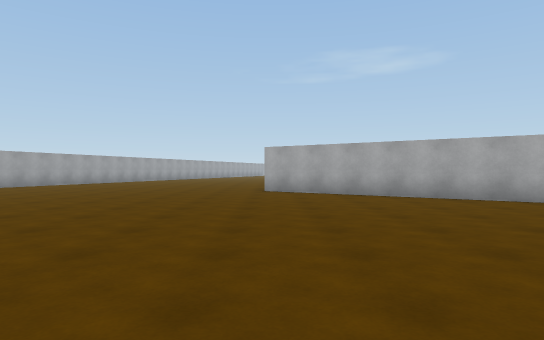
View 1 (above)

22 first-person views from a walk through a scene from a Unity 3-D project. The camera is 1.2 m above the floor, looks level and sees 75° across. The floor is counted in squares, 2 m on a side. Each view is taken from the middle of a square. On the plan, view 1 faces up. The plan holds only what a view shows up to about 10 squares ahead; the rest is blank. The place goes on beyond the plan. Surface patterns are stand-ins for the level's own textures.

View 2
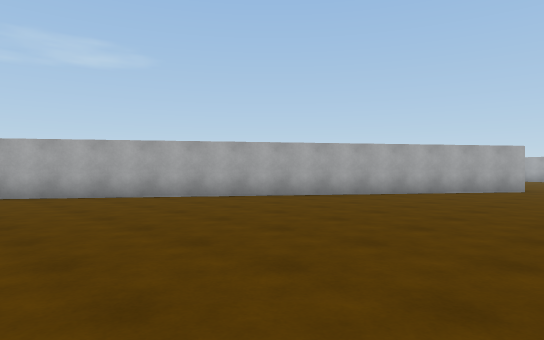

View 3
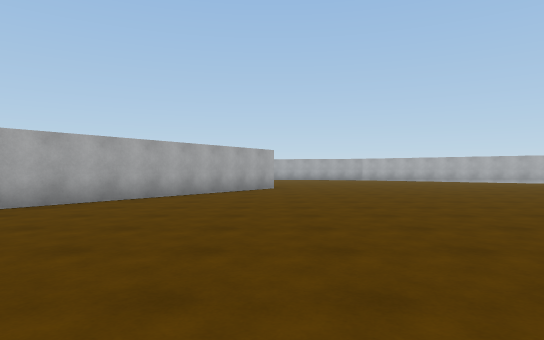

View 4
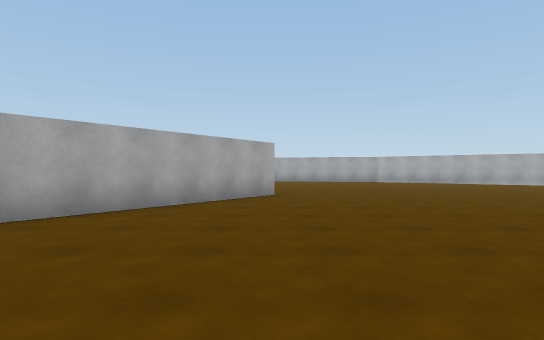

View 5
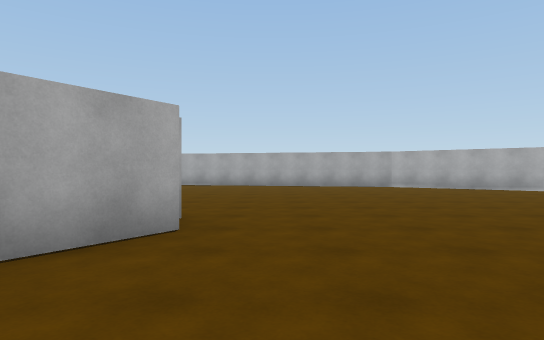

View 6
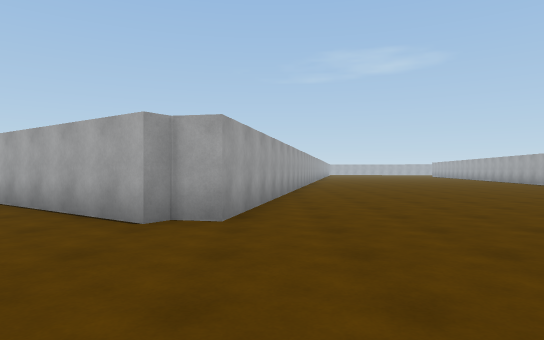

View 7
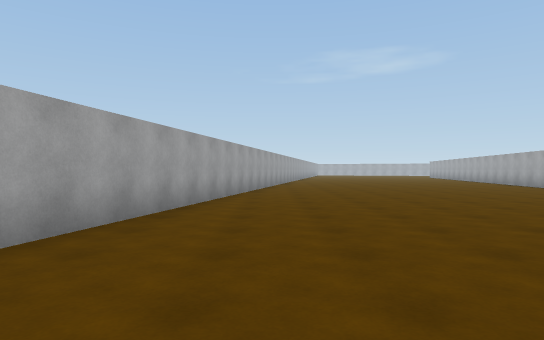

View 8
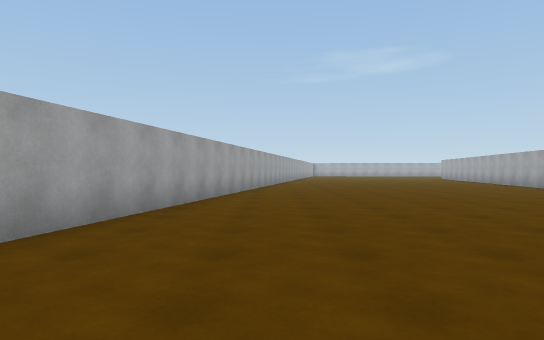

View 9
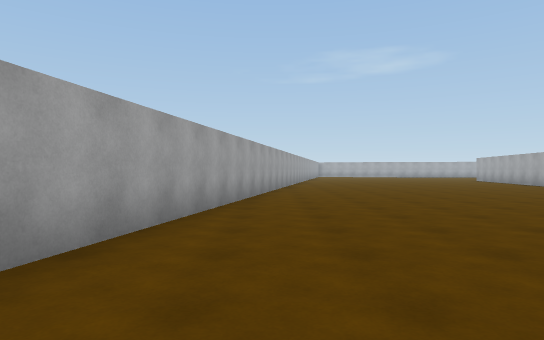

View 10
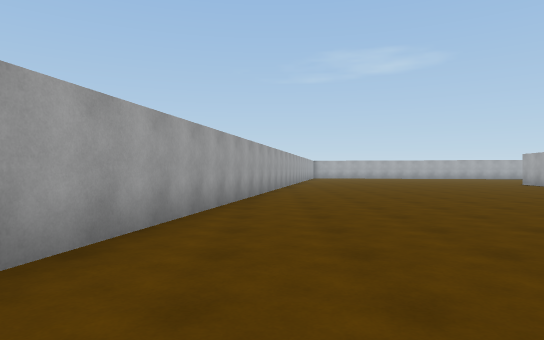

View 11
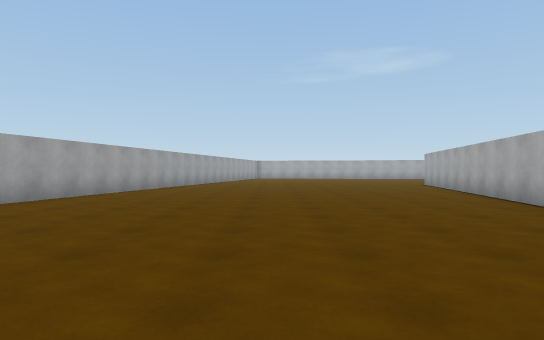

View 12
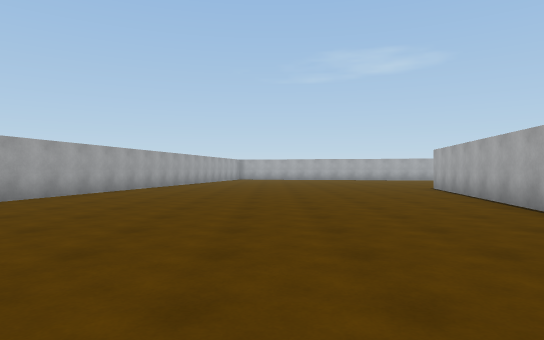

View 13
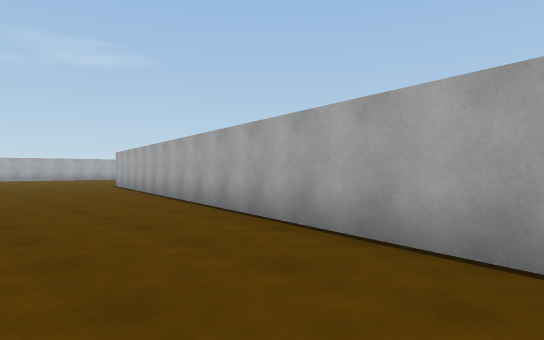

View 14
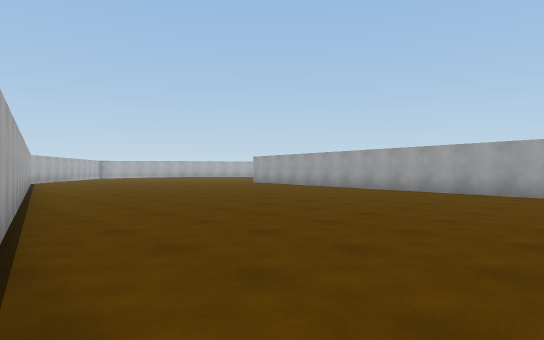

View 15
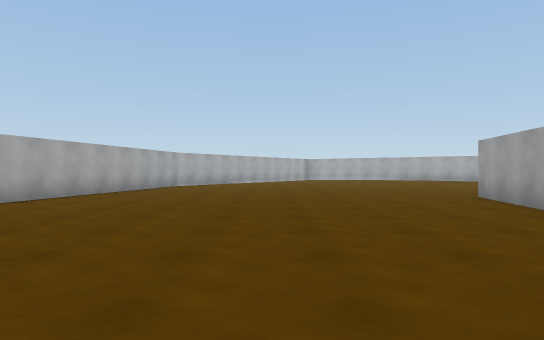

View 16
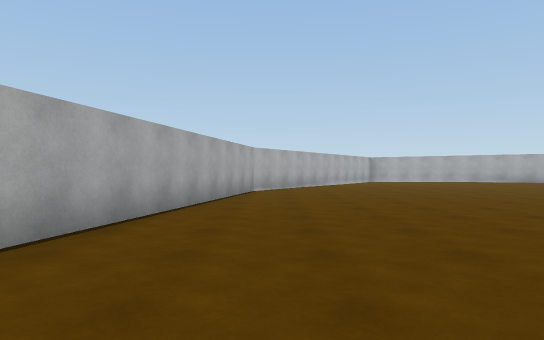

View 17
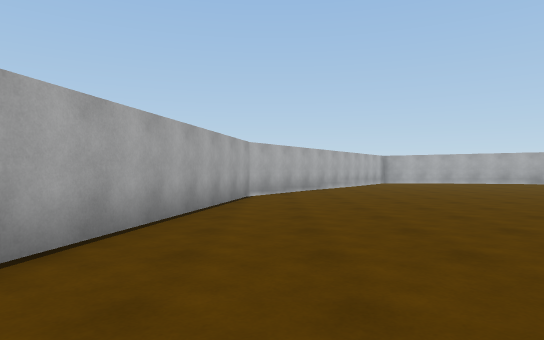

View 18
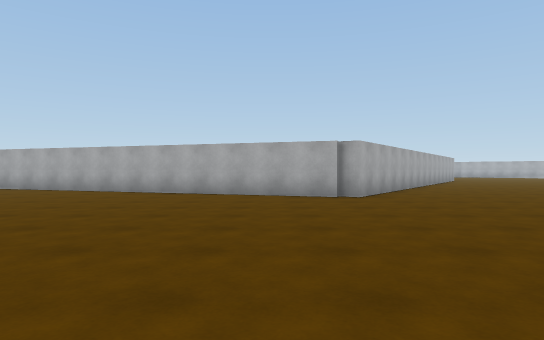

View 19
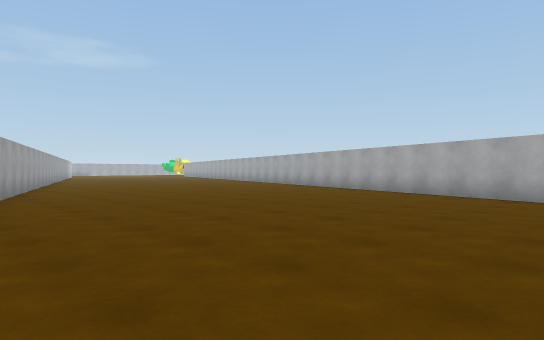

View 20
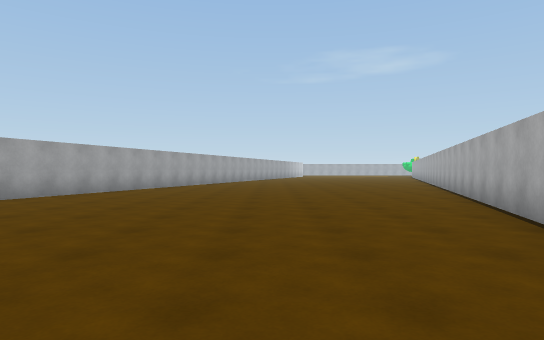

View 21
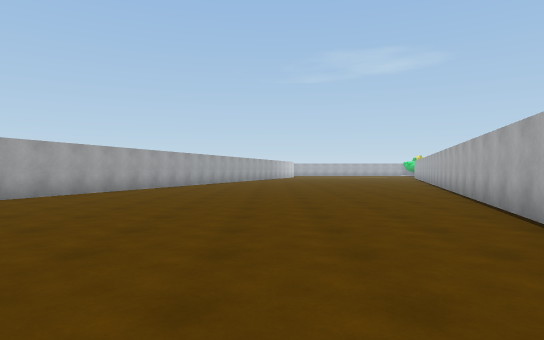

View 22
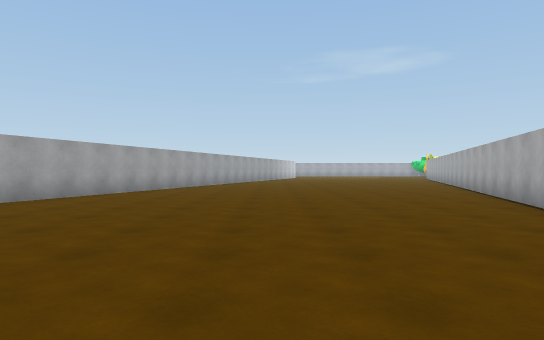

### Floor plan
Points are (right, up) in squares from view 1. A wall is a line through its corners. A room is listed if a view was taken in it or the views show most of it. See-through windows are left out.
Room 1 (views 1, 2, 3, 4, 5, 6, 7, 8, 9, 10, 11, 12, 13, 14, 15, 16, 17, 18, 19, 20, 21, 22)
walls: (24.5, 16.3) (26.9, 28); (-0.1, 10.6) (5.8, 28.1); (19.2, -5.1) (20.5, -3.2) (23.5, 11.5); (17.6, 28.1) (12.4, 2.1) (11.8, 2.3) (11.6, 1.9) (-0.2, 10.1) (0.1, 10.5); (-3.7, 28.1) (-6.4, 20)

Positions as (right, up) in squares from view 1, and headings:
1: (0, 0), facing up
2: (0, 0), facing up-right
3: (0, 2), facing right
4: (3, 2), facing right
5: (8, 1), facing right
6: (13, -2), facing up
7: (15, 2), facing up
8: (16, 6), facing up
9: (16, 10), facing up
10: (17, 15), facing up
11: (21, 15), facing up
12: (22, 18), facing up
13: (22, 16), facing up-right
14: (24, 15), facing down-left
15: (17, 10), facing down
16: (20, 7), facing down
17: (20, 5), facing down
18: (-8, 12), facing right
19: (-7, 13), facing up-right
20: (-1, 13), facing up
21: (0, 16), facing up
22: (0, 18), facing up
